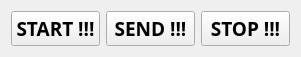
  <widget class="QWidget" name="layoutWidget">
   <property name="geometry">
    <rect>
     <x>10</x>
     <y>540</y>
     <width>301</width>
     <height>32</height>
    </rect>
   </property>
   <layout class="QHBoxLayout" name="horizontalLayout">
    <item>
     <widget class="QPushButton" name="btl_start">
      <property name="palette">
       <palette>
        <active>
         <colorrole role="WindowText">
          <brush brushstyle="SolidPattern">
           <color alpha="255">
            <red>239</red>
            <green>41</green>
            <blue>41</blue>
           </color>
          </brush>
         </colorrole>
        </active>
        <inactive>
         <colorrole role="WindowText">
          <brush brushstyle="SolidPattern">
           <color alpha="255">
            <red>239</red>
            <green>41</green>
            <blue>41</blue>
           </color>
          </brush>
         </colorrole>
        </inactive>
        <disabled>
         <colorrole role="WindowText">
          <brush brushstyle="SolidPattern">
           <color alpha="255">
            <red>190</red>
            <green>190</green>
            <blue>190</blue>
           </color>
          </brush>
         </colorrole>
        </disabled>
       </palette>
      </property>
      <property name="font">
       <font>
        <family>Ubuntu Condensed</family>
        <pointsize>14</pointsize>
        <weight>75</weight>
        <bold>true</bold>
       </font>
      </property>
      <property name="text">
       <string>START !!!</string>
      </property>
     </widget>
    </item>
    <item>
     <widget class="QPushButton" name="btl_send">
      <property name="palette">
       <palette>
        <active>
         <colorrole role="WindowText">
          <brush brushstyle="SolidPattern">
           <color alpha="255">
            <red>239</red>
            <green>41</green>
            <blue>41</blue>
           </color>
          </brush>
         </colorrole>
        </active>
        <inactive>
         <colorrole role="WindowText">
          <brush brushstyle="SolidPattern">
           <color alpha="255">
            <red>239</red>
            <green>41</green>
            <blue>41</blue>
           </color>
          </brush>
         </colorrole>
        </inactive>
        <disabled>
         <colorrole role="WindowText">
          <brush brushstyle="SolidPattern">
           <color alpha="255">
            <red>190</red>
            <green>190</green>
            <blue>190</blue>
           </color>
          </brush>
         </colorrole>
        </disabled>
       </palette>
      </property>
      <property name="font">
       <font>
        <family>Ubuntu Condensed</family>
        <pointsize>14</pointsize>
        <weight>75</weight>
        <bold>true</bold>
       </font>
      </property>
      <property name="text">
       <string>SEND !!!</string>
      </property>
     </widget>
    </item>
    <item>
     <widget class="QPushButton" name="btl_start_3">
      <property name="palette">
       <palette>
        <active>
         <colorrole role="WindowText">
          <brush brushstyle="SolidPattern">
           <color alpha="255">
            <red>239</red>
            <green>41</green>
            <blue>41</blue>
           </color>
          </brush>
         </colorrole>
        </active>
        <inactive>
         <colorrole role="WindowText">
          <brush brushstyle="SolidPattern">
           <color alpha="255">
            <red>239</red>
            <green>41</green>
            <blue>41</blue>
           </color>
          </brush>
         </colorrole>
        </inactive>
        <disabled>
         <colorrole role="WindowText">
          <brush brushstyle="SolidPattern">
           <color alpha="255">
            <red>190</red>
            <green>190</green>
            <blue>190</blue>
           </color>
          </brush>
         </colorrole>
        </disabled>
       </palette>
      </property>
      <property name="font">
       <font>
        <family>Ubuntu Condensed</family>
        <pointsize>14</pointsize>
        <weight>75</weight>
        <bold>true</bold>
       </font>
      </property>
      <property name="text">
       <string>STOP !!!</string>
      </property>
     </widget>
    </item>
   </layout>
  </widget>
